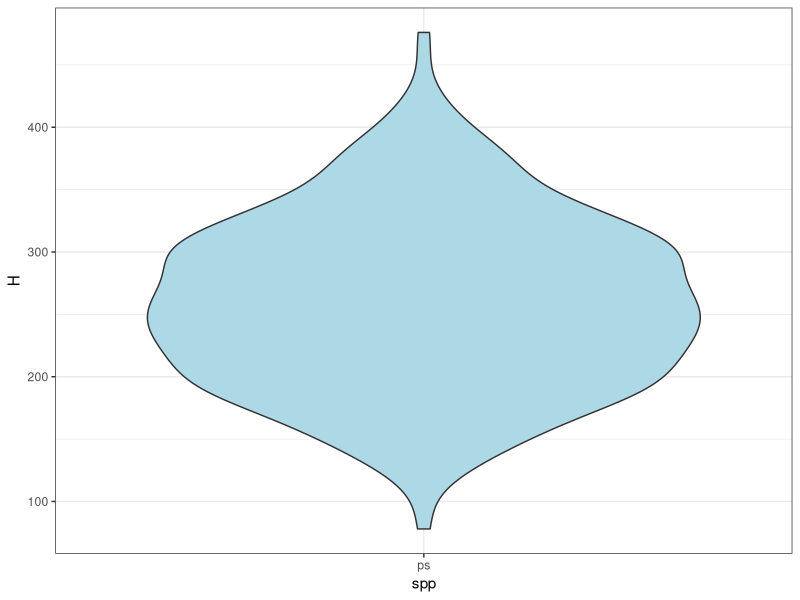

The R script that drew this image:
# This script will be a stand alone for the publication figures
# First think I want to do is figure out when the trees in the field dataset start coning

library(tidyverse)
library(ggplot2)
library(here)

# First think I want to do is figure out when the trees in the field dataset start coning

#### Read  data ####
df<-read.csv(here( 'data', 'Full data_clean_Aug18.csv')) # Field data

# plots of coning trees
df %>% filter(coning == 'y') %>%
  group_by(spp) %>%
  summarise(Ht = mean(H),
            min.Ht = min(H))



df %>% filter(coning == 'y',
              spp != 'pd') %>%
  ggplot(aes(x = spp, y=H)) +
  geom_violin (fill = 'lightblue') + 
  theme_bw()

